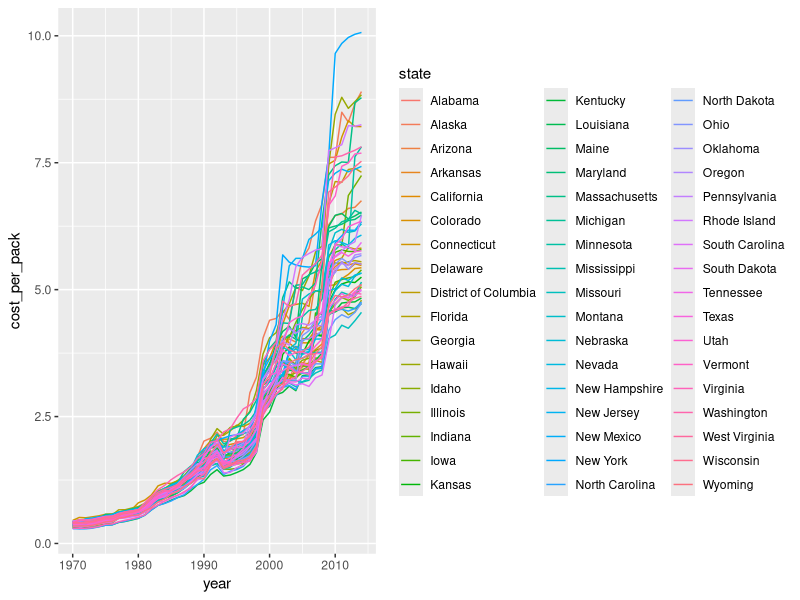

This chart was generated by the following R code:
income_by_state <- read.csv("income_by_state.csv", na.strings = "(NA)")
cdc <- read.csv("cdc_tax.csv")
cpi <- read.csv("cpi.csv")

install.packages("tidyr")
library(tidyr)

# rename the column
names(cdc)
colnames(cdc) <- c("year","state","Data.Source","Topic.Description","measure_disc","measure","data.units","value")

# drop unnecessery columns
cdc <- cdc[c("year","state","measure","value")]

# spread data (make the tall data wide)
cdc2 <- spread(cdc, key = measure, value = value)

# and now rename cdc2
names(cdc2)
colnames(cdc2) <- c("year","state","cost_per_pack","pack_sales_per_capita","total_tax_percent_of_Price","tax_per_pack","gross_tax_revenue","state_tax_per_pack")

library(ggplot2)
g <- ggplot(data = cdc2, aes(x = year, y = cost_per_pack, group = state, color = state))
g + geom_line()

# ================================================================== #

# now the BEA income and population by states
colnames(income_by_state)[5:91] <- 1929:2015

# only keep necessery columns
names(income_by_state)
keep <- setdiff(names(income_by_state), c("GeoFips","LineCode"))
income_by_state <- income_by_state[,keep]

# make the wide data a tall data
income_by_state <- gather(income_by_state, key = year, value = value, -GeoName, - Description)
colnames(income_by_state) <- c("state", "disc", "year", "value")

income_by_state$value <- as.numeric(income_by_state$value)
income_by_state2 <- spread(income_by_state, key = disc, value = value)
income_by_state2$state <- gsub(pattern = "*", replacement = "", x = income_by_state2$state, fixed = T)

# ================================================================== #

# to combine all data
income_by_state3 <- subset(income_by_state2, year > 1969)
income_n_cdc <- merge(income_by_state3, cdc2, by = c("year", "state"))

library(lubridate)
cpi$DATE <- ymd(cpi$DATE)
cpi$DATE <- format(cpi$DATE, format="%Y")
colnames(cpi) <- c("year", "cpi")

# now combine all into one called 'combined'
combined <- merge(income_n_cdc, cpi, by = "year")
